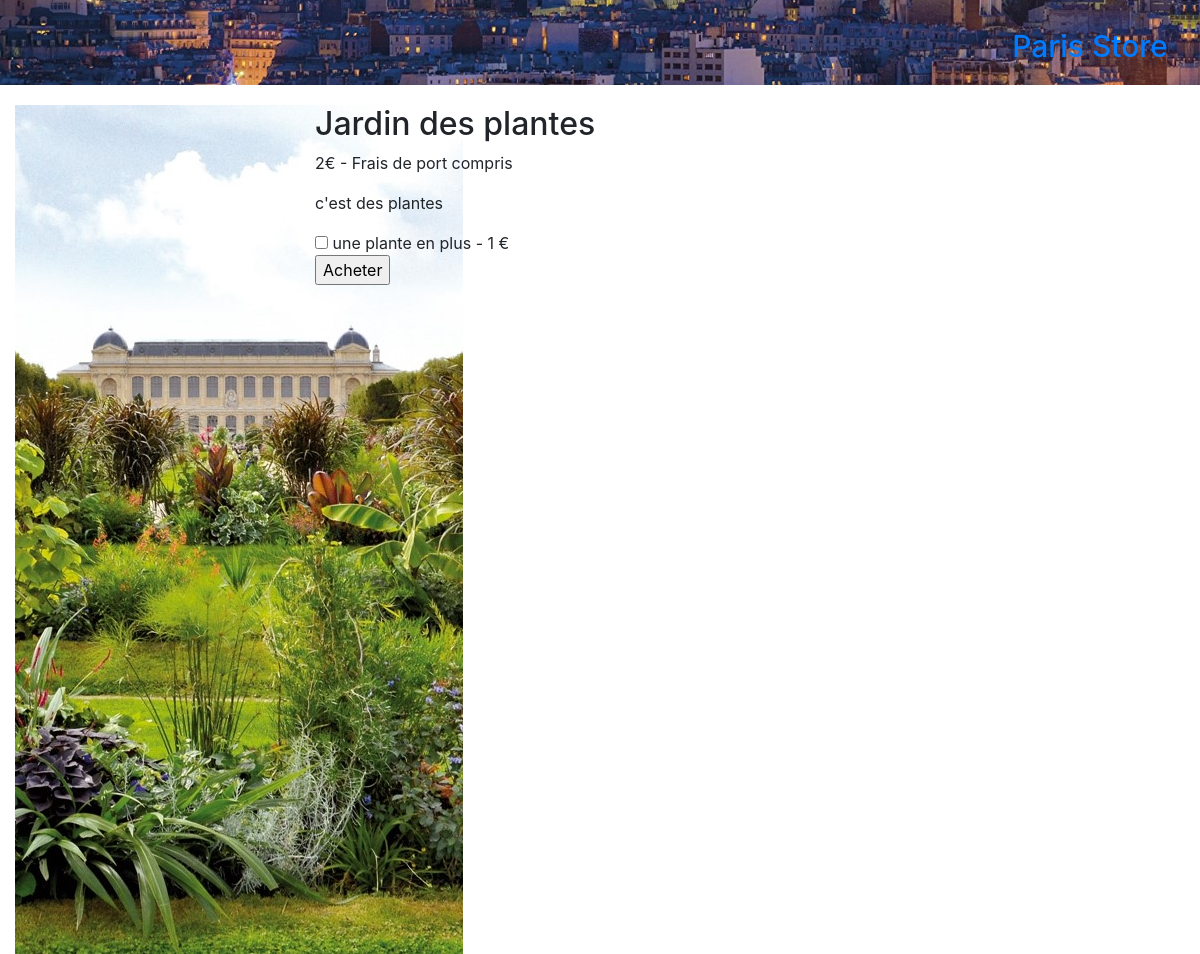
Before: /index.php?ctrl=product&action=product&id=2 with the older database file.
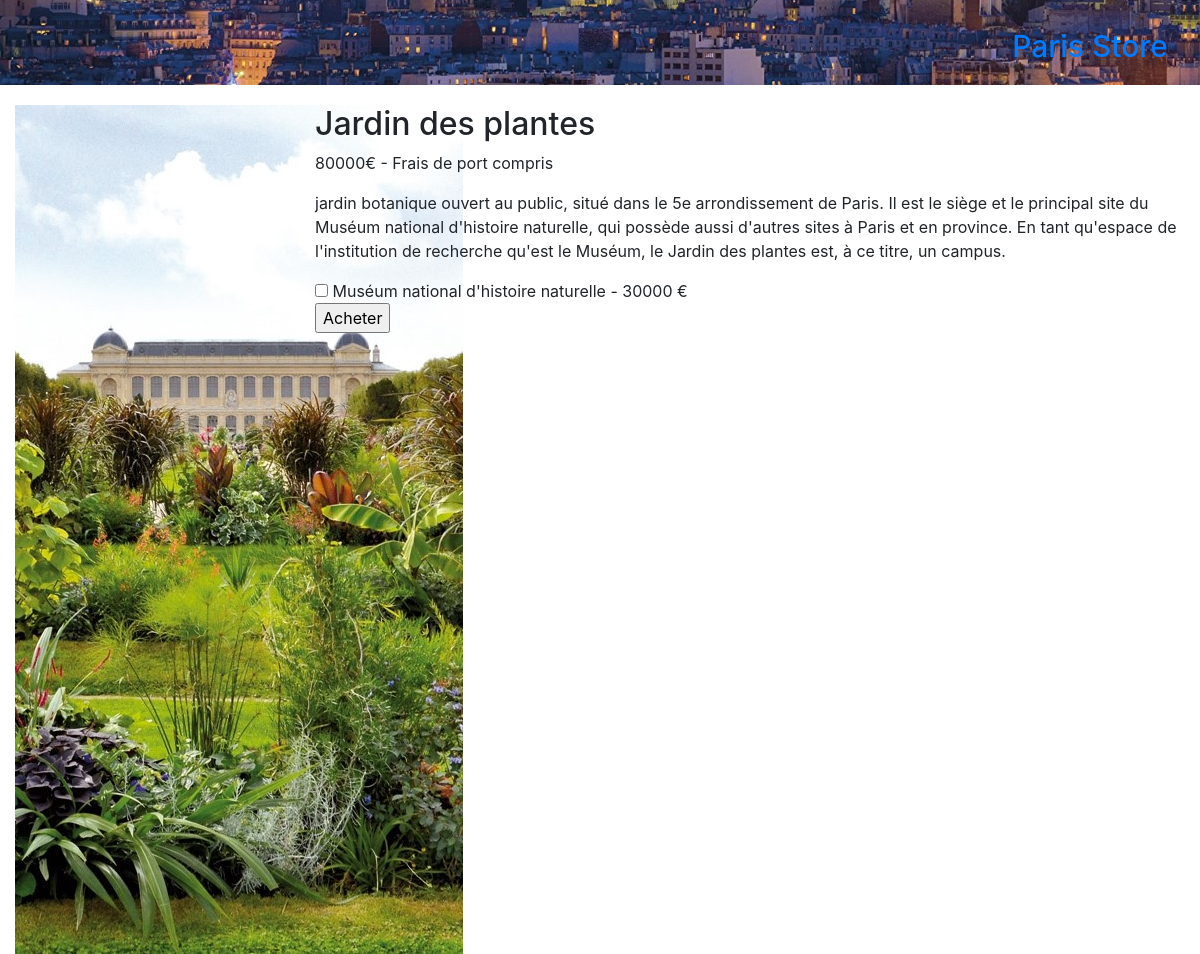
After: the same page with the newer database file.
### tables this page shows
CREATE TABLE IF NOT EXISTS `shop` (
  `id` int(11) NOT NULL AUTO_INCREMENT,
  `name` varchar(255) NOT NULL,
  `type` varchar(255) NOT NULL,
  `description` text NOT NULL,
  `img` varchar(255) NOT NULL,
  `optionName` varchar(255) NOT NULL,
  `optionPrix` double NOT NULL,
  `prix` double NOT NULL,
  PRIMARY KEY (`id`)
);

### Controller/productController.php (called while the page is built, shortened)
<?php
class productController{
	private $productManager;
	public function __construct($db1){
        include('./Model/ProductManager.class.php');
        $this->productManager = new ProductManager($db1);
    }
	public function product(){
		$id = $_GET['id'];
		$product= $this->productManager->findOne($id);
        require('./View/layout.php');
    }
}
?>

### Model/Connection.class.php (called while the page is built, shortened)
<?php
class Connection {
	private $db;
    public function __construct() {
        $this->host = 'localhost';
        $this->dbname = 'monumentstore';
        $this->username = 'root';
        $this->password = 'mysql';
		try{
        	$this->db = new PDO('mysql:host=' . $this->host . ';dbname=' . $this->dbname . ';charset=utf8', $this->username, $this->password);
		}catch(PDOException $e){
			echo $e->getMessage();
		}
	}
	public function getConnection() {
		return $this->db;
	}
}
?>

### Model/ProductManager.class.php (called while the page is built, shortened)
<?php
require_once('Connection.class.php');
class ProductManager {
	private $db;
	public function __construct($db1) {
		$db1 = new Connection();
		$this->db = $db1->getConnection();
	}
	public final  function findOne($id) {
		$usersQuery = $this->db->prepare( "SELECT * FROM shop WHERE id = ".$id.";");
 		$usersQuery->execute();
		$result =$usersQuery->fetchAll();
 		return $result;
	}
}
?>

### index.php (called while the page is built, shortened)
<?php
	require_once('Model/Connection.class.php');
	$pdoBuilder = new Connection();
	$db = $pdoBuilder->getConnection();
	if (( isset($_GET['ctrl']) && !empty($_GET['ctrl']) ) &&
		( isset($_GET['action']) && !empty($_GET['action']) )
	){
		$action = $_GET['action'];
	}else{
		$ctrl = 'product';
		$action = 'index';
	}
	$controller = new $ctrl($db);
	$controller->$action();
?>

### View/product.php (the view, shortened to what this page needs)
<?php foreach($product as $product){ ?>
<section class="row" id="product">
	<div class="col-md-3">
		<img src="Assets/images/<?php echo $product['img']?>" alt="batiment">
	</div>
	<div class="col-md-9">
		<h2><?php echo $product['name']?></h2>
		<p><span id="prix"><?php echo $product['prix']?></span>€ - Frais de port compris</p>
		<p><?php echo $product['description']?></p>
		<form action="index.php?ctrl=cart&action=add" method="post">
			<div>
				<input type="checkbox" id="option" name="option">
				<span id="option"><?php echo $product['optionName']?></span>
				-
				<span id="prix_option"><?php echo $product['optionPrix']?></span> €
			</div>
			<input type="submit" id="submit-acheter" value="Acheter">
	</div>
<?php } ?>
</section>

Changed rows visible on the page:
changed shop "Jardin des plantes": prix "2" → "80000"; description "c'est des plantes" → "jardin botanique ouvert au public, situé dans le 5e arrondissement de Paris. Il est le siège et le principal site du Muséum national d'histoire naturelle, qui possède aussi d'autres sites à Paris et en province. En tant qu'espace de l'institution de recherche qu'est le Muséum, le Jardin des plantes est, à ce titre, un campus."; optionName "une plante en plus" → "Muséum national d'histoire naturelle"; optionPrix "1" → "30000"
